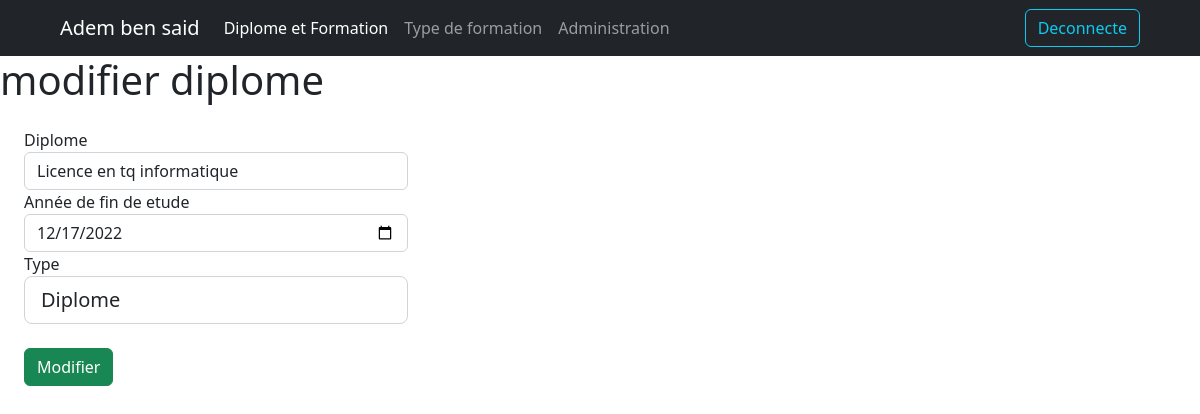
Screenshot of /formation/modif/9 (signed in) with the database file from the repository.
### formation/models.py (models this page shows, shortened)
class Diplome(models.Model):
    diplome=models.CharField(max_length=50)
    datefin=models.DateField()
    Type=models.ForeignKey('Type',on_delete=models.CASCADE)

class Type(models.Model):
    TypeName = models.CharField(max_length=100)
    description = models.TextField()
    def __str__(self) :
        return self.TypeName

### formation/views.py (the view)
# urls.py: path('modif/<int:id>',views.modif,name='modif'),
@login_required(login_url='login')
def modif(request,id):
    D=Diplome.objects.get(id=id)
    T=Type.objects.all().values()
    template = loader.get_template('modif.html')
    context = {
   'T':T,
   'D':D
    }
    return HttpResponse(template.render(context, request))

### formation/Templates/modif.html
{% extends 'ajoutdip.html'%}
{% block h %}
<h1>modifier diplome</h1>
{% endblock h %}
{% block ac%}
action="modif_action/{{D.id}}"
{% endblock ac%}
{% block d%}
 value="{{D.diplome}}"
{%endblock d%}
{% block date%}
value="{{D.datefin| date:"Y-m-d"}}"
 {% endblock date%}
{% block t%}
<option class="bg-danger" value="{{D.Type_id}}">{{D.Type}}</option>
{% endblock t%}
{% block btn%}
value="Modifier"
{% endblock btn%}

### formation/Templates/Ajoutdip.html (shortened to what this page needs)
{% extends 'cdn1.html'%}
{% block content %}
<body>
    {% block h%}{% endblock h%}
    <form class="m-lg-4"  {% block ac%} action="add_dip/"{% endblock ac%} method="post">
        <div class="col-sm-4 col-md-6 col-lg-4">
            <label>Diplome</label>
            <input name="diplome" class="form-control"{% block d %} {% endblock d %}></td>
        </div>
        <div class="col-sm-4 col-md-6 col-lg-4">
            <label>Année de fin de etude </label>
            <input type="date" name="datefin" class="form-control"{% block date%}  {% endblock date%}>
        </div>
        <div class="col-sm-4 col-md-6 col-lg-4">
            <label>Type </label>
            <select name="d" class="form-control form-control-lg">
                {% block t%}{% endblock t%}
            </select>
        </div>
        <div class="col-sm-4 col-md-6 col-lg-4">
            <br><input type="submit" {% block btn%} value="Ajouter"{% endblock btn%} class="btn btn-success">
        </div>
    </form>
</body>
{% endblock content %}

### rows the page displays
Diplome: diplome "Licence en tq informatique", datefin "12/17/2022", d "Diplome"
